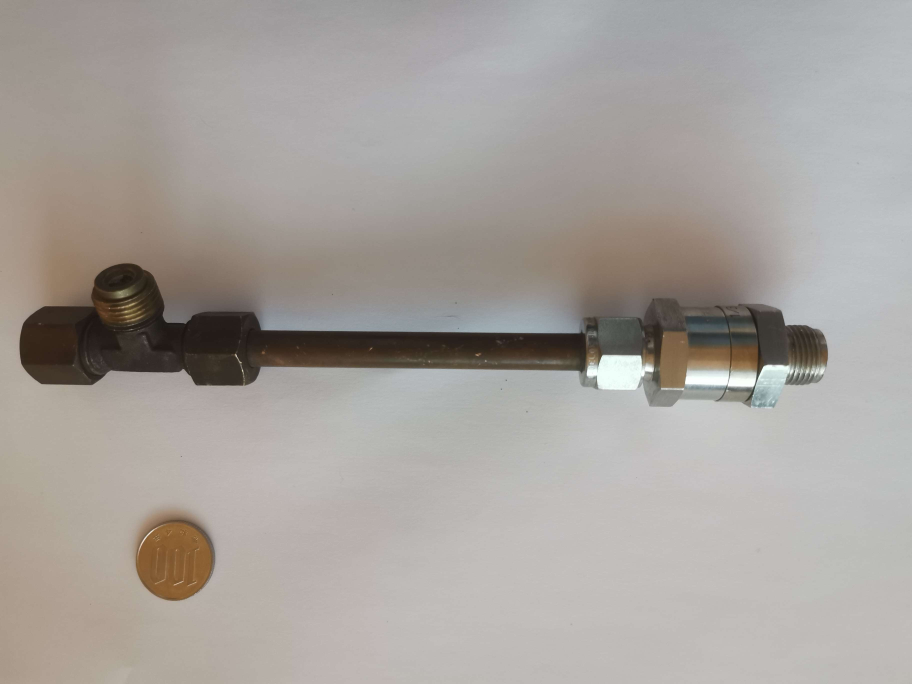
#> input picture DataBase/image3.jpg, 3648 x 2736 px (shown at 1/4 size)
$ jupyter execute diametre_piece.ipynb
#> lines starting #> are read from the running program, lines starting #| are printed output that depends on the picture; after the words box and inside, x2 and y2 are one past the last pixel; in counts of white or black regions, pixels touching at a corner belong together
[cell 1]
import cv2
import numpy as np

[cell 2]
image_path = '../DataBase/image3.jpg'
image = cv2.imread(image_path)
#> image is the input picture: shape (2736, 3648, 3); mean B, G, R 156.6, 161.1, 166.4

[cell 3]
taille_noyau = (5, 5)
sigma = 0
image = cv2.GaussianBlur(image, taille_noyau, sigma)

gray_image = cv2.cvtColor(image, cv2.COLOR_BGR2GRAY)
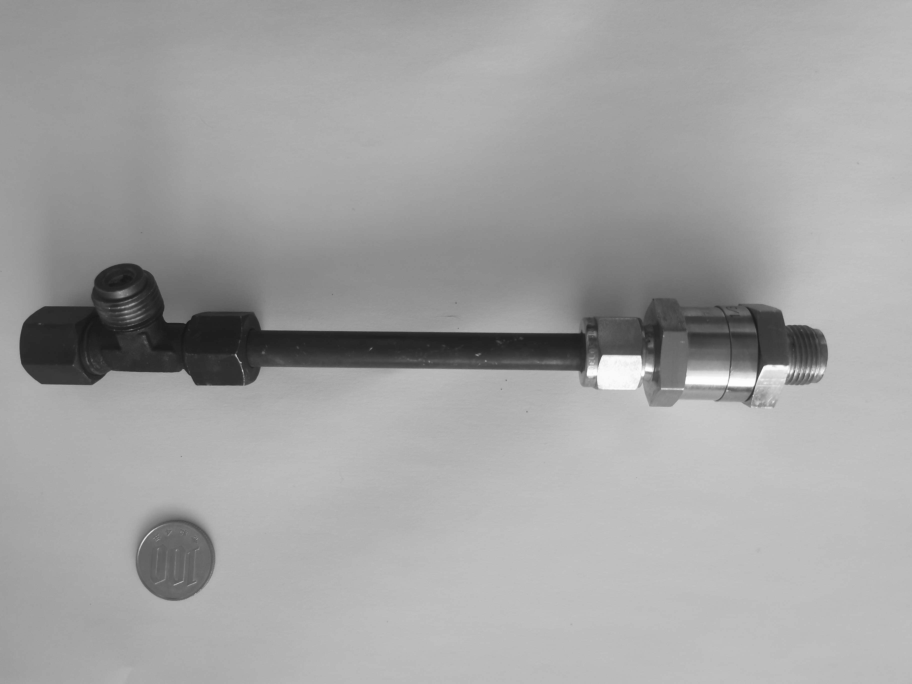
#> gray_image: shape (2736, 3648) (shown at 1/4 size); min 22, max 255, mean 162.2
th = cv2.adaptiveThreshold(gray_image,255,cv2.ADAPTIVE_THRESH_GAUSSIAN_C,cv2.THRESH_BINARY,71,17)
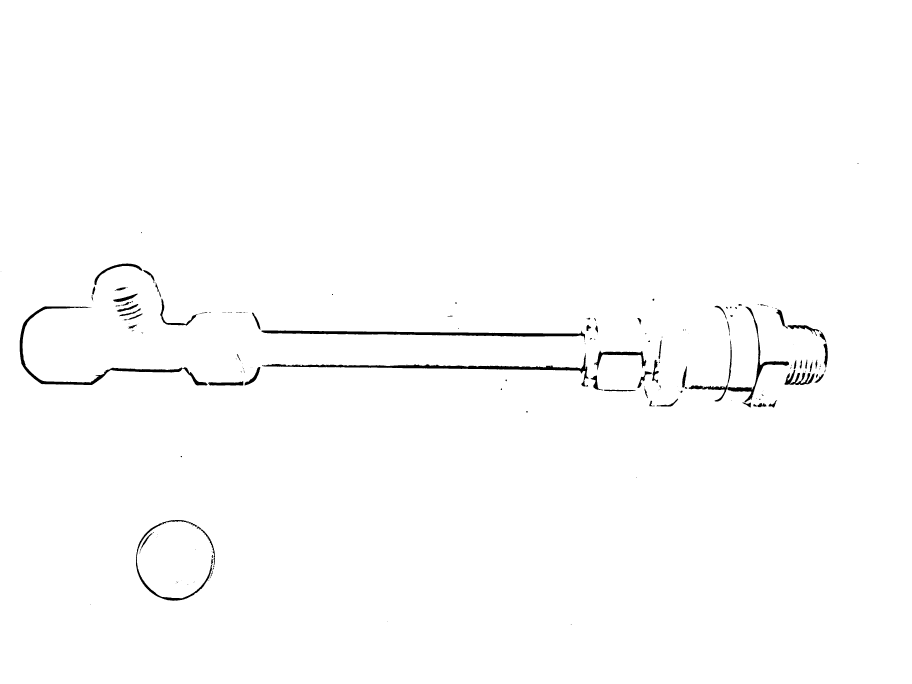
#> th: shape (2736, 3648) (shown at 1/4 size); 99.1% white; 189 black regions (101 under 20 px), largest, box (x1, y1, x2, y2) and area: (1045, 1322, 2340, 1362) 14821, (1048, 1412, 2354, 1546) 14707, (79, 1225, 830, 1542) 13027
edges = cv2.adaptiveThreshold(th, 255, cv2.ADAPTIVE_THRESH_MEAN_C, cv2.THRESH_BINARY_INV, 3, 2)
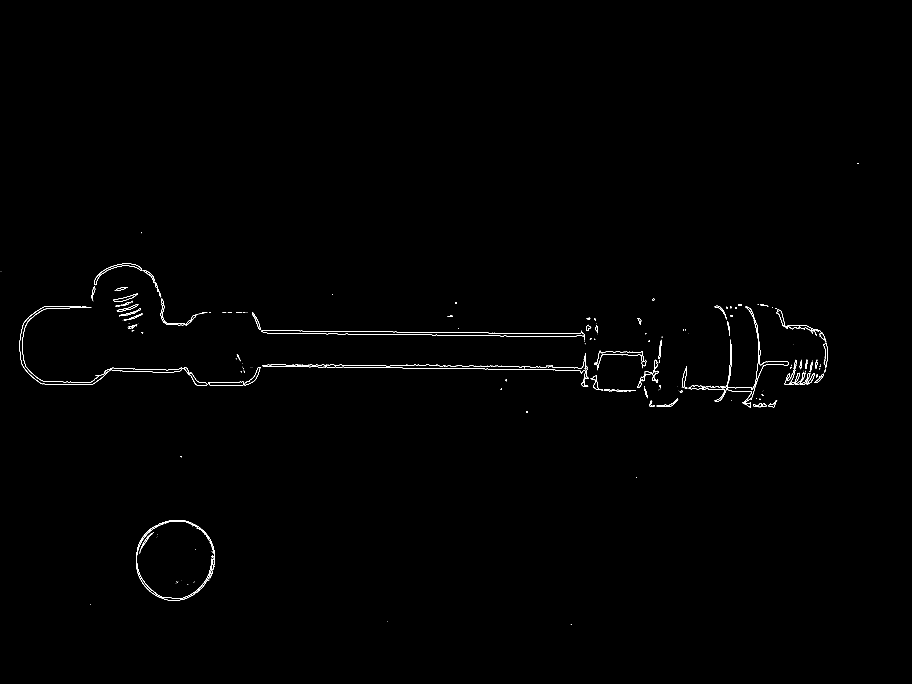
#> edges: shape (2736, 3648) (shown at 1/4 size); 0.27% white in thin lines or dots, all inside (x1, y1, x2, y2) = (3, 652, 3434, 2499)

[cell 4]
contours, hierarchy = cv2.findContours(edges, cv2.RETR_EXTERNAL, cv2.CHAIN_APPROX_SIMPLE)
#> contours = 189 contours, 112 with area under 20; largest, box (x1, y1, x2, y2) and area: (1045, 1322, 2340, 1362) 13500, (1048, 1412, 2354, 1546) 13244, (79, 1225, 830, 1542) 11803, (2910, 1226, 3156, 1630) 5816, (544, 2080, 853, 2403) 4616

output_image = cv2.cvtColor(edges, cv2.COLOR_GRAY2BGR)

[cell 5]
height, width = edges.shape
#> height = 2736; width = 3648

x_limit = width
#> x_limit = 3648
y_limit = height - 800
#> y_limit = 1936
top_left = (0, 800)
bottom_right = (x_limit, y_limit)
#> bottom_right = (3648, 1936)

output_image = cv2.cvtColor(edges, cv2.COLOR_GRAY2BGR)
cv2.rectangle(output_image, top_left, bottom_right, (255, 0, 0), 2)
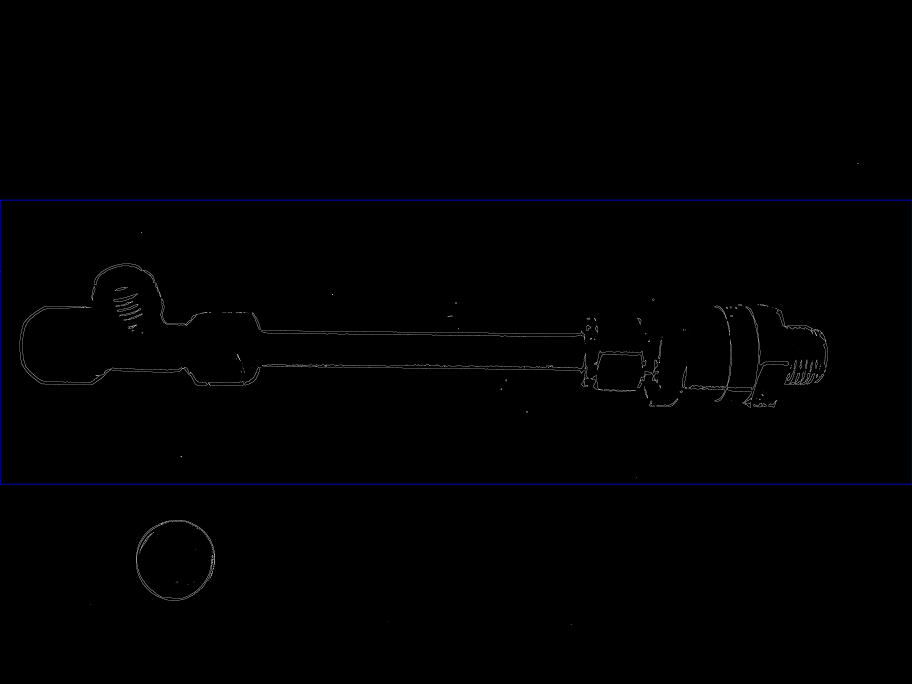
#> output_image: shape (2736, 3648, 3) (shown at 1/4 size); mean B, G, R 1.3, 0.7, 0.7

for x in range(x_limit - 1, -1, -1):
    for y in range(top_left[1], bottom_right[1]):
        if edges[y, x] == 255:
            first_white_pixel = (x, y)
            break
    else:
        continue
    break
else:
    first_white_pixel = None

if first_white_pixel:
    cv2.circle(output_image, first_white_pixel, radius=10, color=(0, 0, 255), thickness=-1)

marked_image_path = 'output_image_test.png'
cv2.imwrite(marked_image_path, output_image)

# Retournons le chemin de l'image marquée et les coordonnées du premier pixel blanc (si trouvé).
marked_image_path, first_white_pixel if first_white_pixel else "No white pixel found"

$ run again, with DataBase/image1.jpg copied over DataBase/image3.jpg
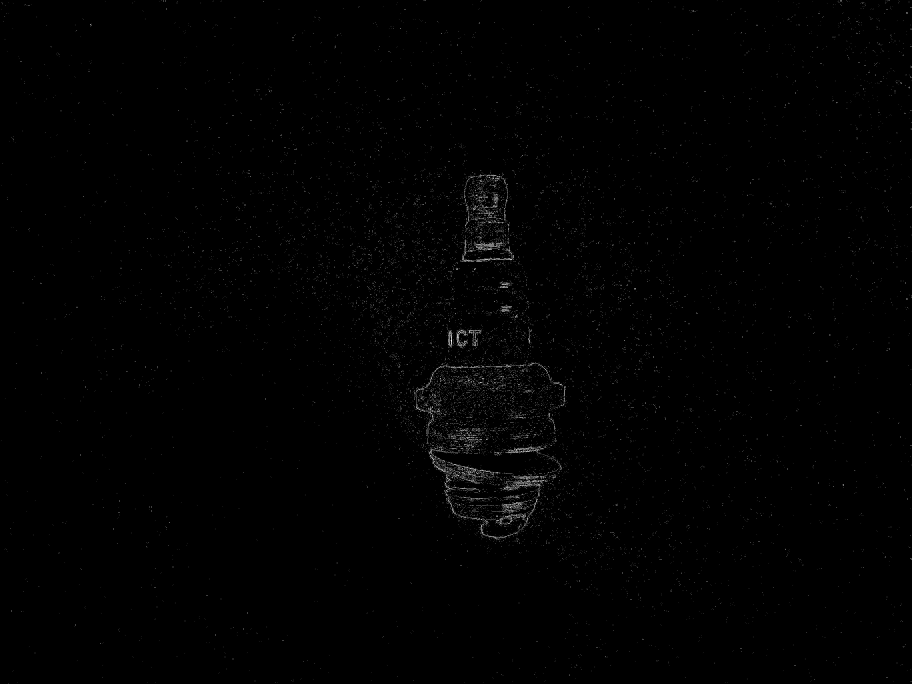
#> input picture DataBase/image1.jpg, 3648 x 2736 px (shown at 1/4 size)
#> image is the input picture: shape (2736, 3648, 3); min 0, max 255, mean 1.5
#> `th = cv2.adaptiveThreshold(gray_image,255,cv2.ADAPTIVE_THRESH_GAUSSIAN..`:
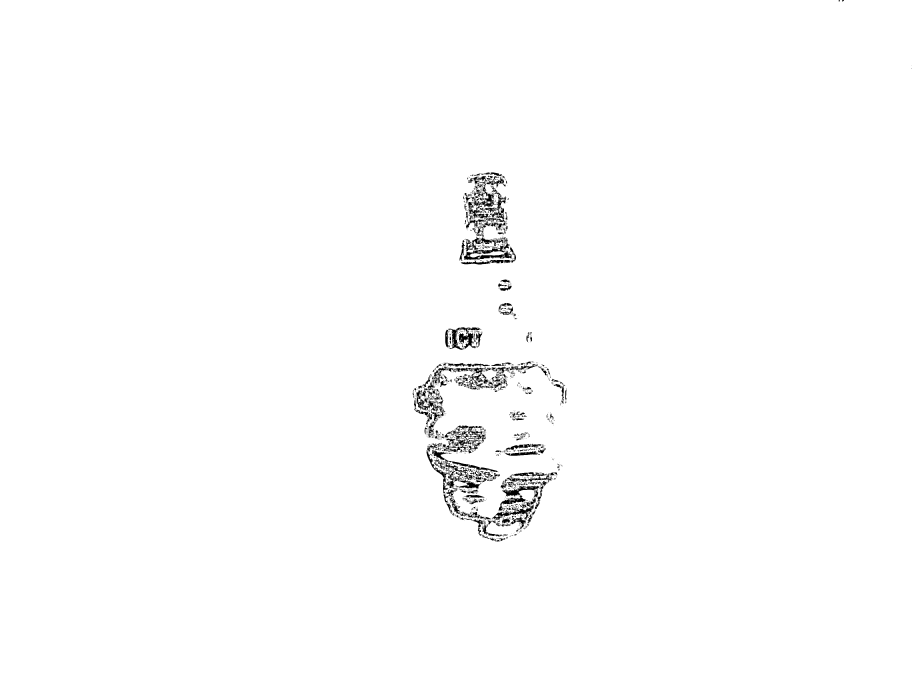
#> th: shape (2736, 3648) (shown at 1/4 size); 99% white; 798 black regions (545 under 20 px), largest, box (x1, y1, x2, y2) and area: (1856, 746, 2046, 1040) 12245, (1706, 1771, 1992, 1974) 5641, (1872, 704, 1976, 876) 5156
#> edges: shape (2736, 3648); 0.55% white in thin lines or dots, all inside (x1, y1, x2, y2) = (1651, 0, 3648, 2166)
#> contours = 794 contours, 605 with area under 20; largest, box (x1, y1, x2, y2) and area: (1856, 746, 2046, 1040) 13004, (1872, 704, 1976, 876) 5042, (1706, 1771, 1992, 1974) 4930, (1794, 1309, 1920, 1399) 3998, (1793, 1467, 2023, 1558) 3954
#> `cv2.rectangle(output_image, top_left, bottom_right, (255, 0, 0), 2)`:
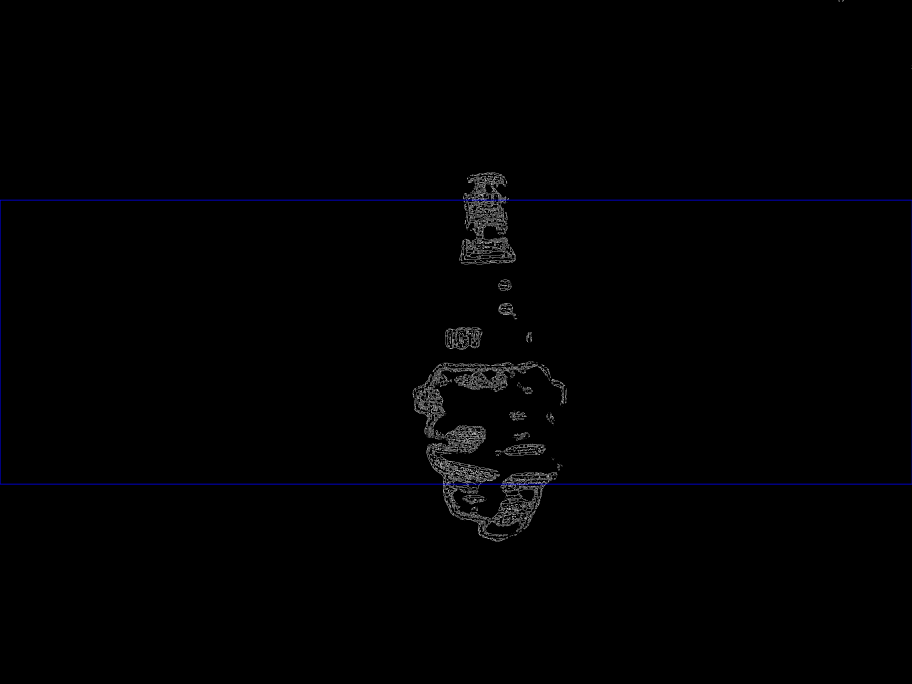
#> output_image: shape (2736, 3648, 3) (shown at 1/4 size); mean B, G, R 2.1, 1.4, 1.4

$ run again, with DataBase/image14.jpg copied over DataBase/image3.jpg
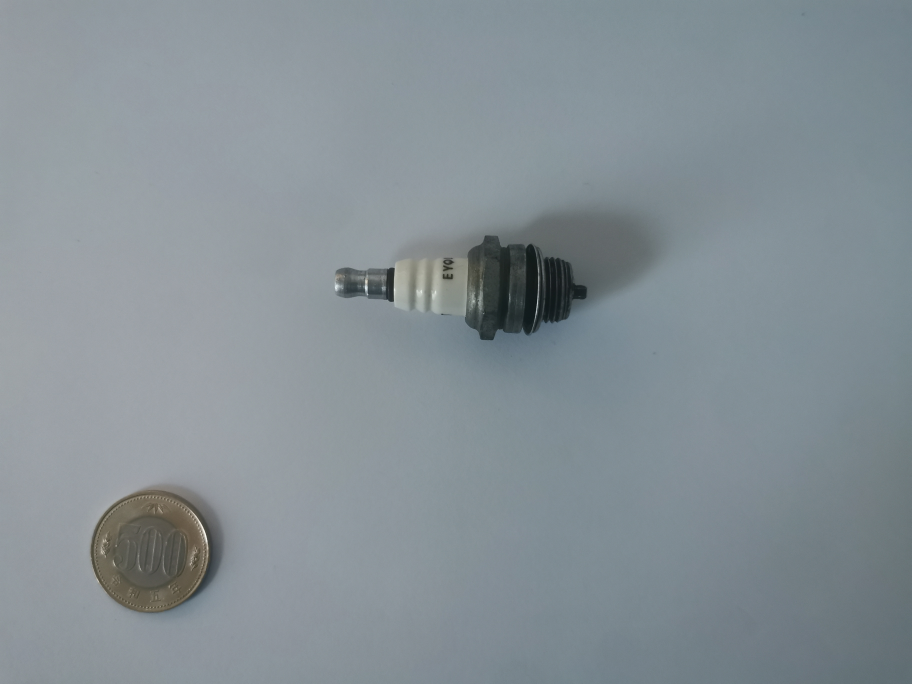
#> input picture DataBase/image14.jpg, 3648 x 2736 px (shown at 1/4 size)
#> image is the input picture: shape (2736, 3648, 3); mean B, G, R 149.6, 143.8, 133.6
#> `th = cv2.adaptiveThreshold(gray_image,255,cv2.ADAPTIVE_THRESH_GAUSSIAN..`:
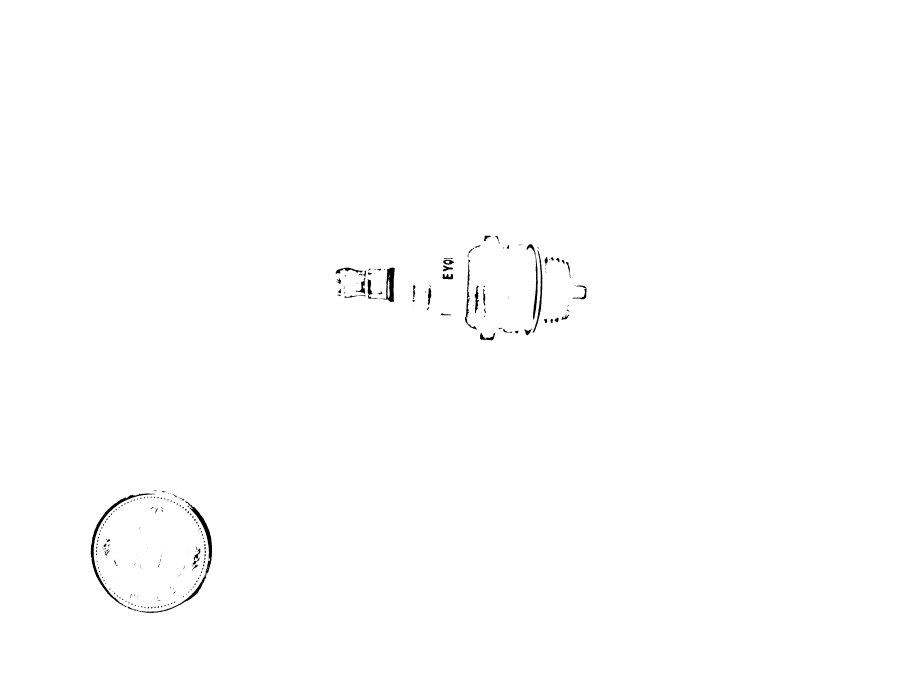
#> th: shape (2736, 3648) (shown at 1/4 size); 99.6% white; 276 black regions (148 under 20 px), largest, box (x1, y1, x2, y2) and area: (545, 2005, 848, 2452) 6359, (363, 1974, 621, 2428) 6050, (1524, 1070, 1579, 1208) 3352
#> edges: shape (2736, 3648); 0.15% white in thin lines or dots, all inside (x1, y1, x2, y2) = (363, 943, 2346, 2452)
#> contours = 276 contours, 195 with area under 20; largest, box (x1, y1, x2, y2) and area: (545, 2005, 848, 2452) 5725, (363, 1974, 621, 2428) 5447, (1524, 1070, 1579, 1208) 3698, (2106, 977, 2151, 1280) 1832, (2131, 1000, 2170, 1331) 1674
#> `cv2.rectangle(output_image, top_left, bottom_right, (255, 0, 0), 2)`:
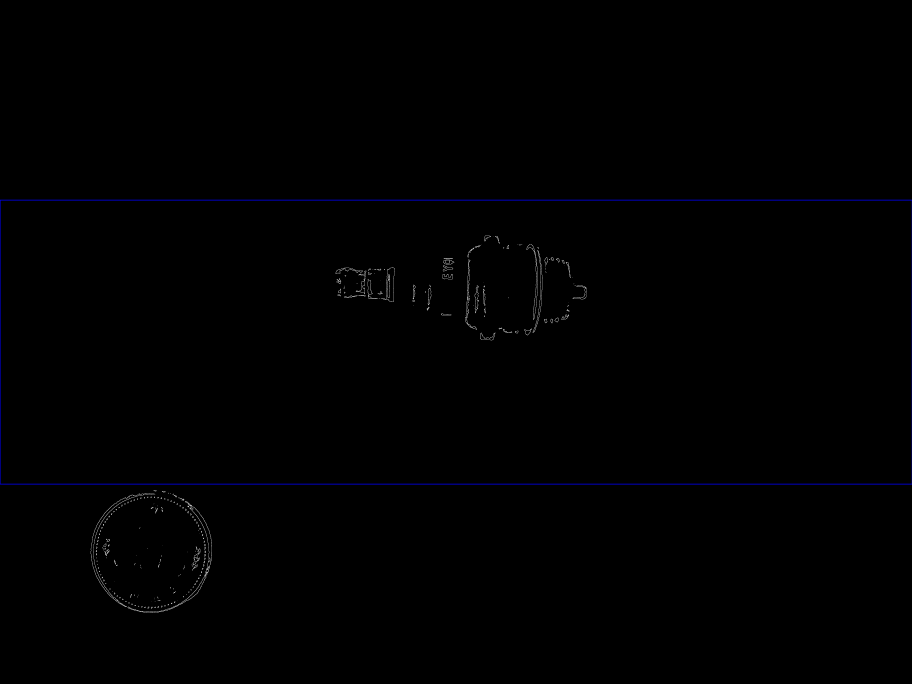
#> output_image: shape (2736, 3648, 3) (shown at 1/4 size); mean B, G, R 1, 0.4, 0.4

$ run again, with DataBase/image15.jpg copied over DataBase/image3.jpg
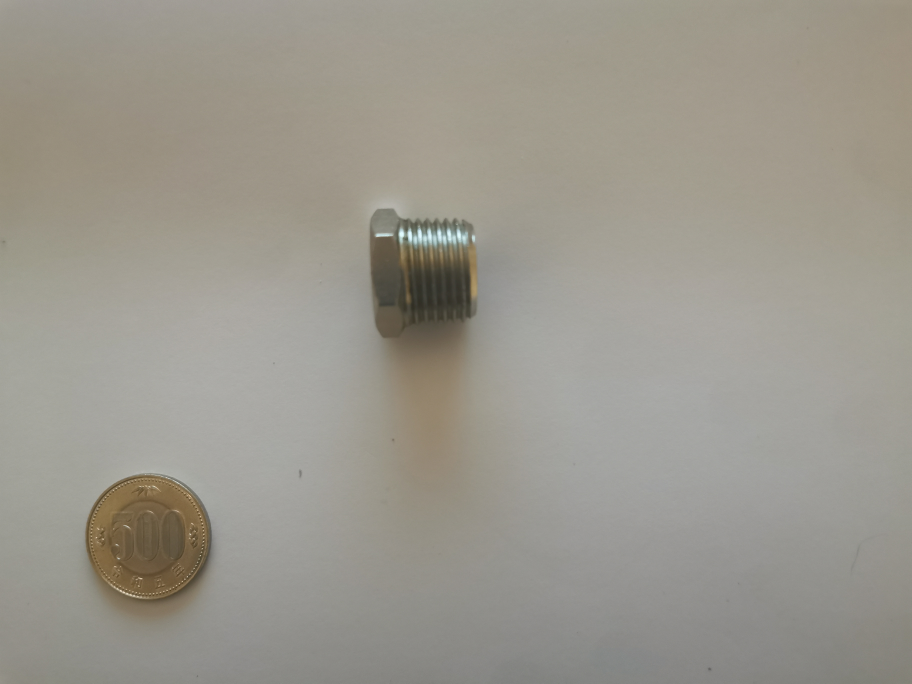
#> input picture DataBase/image15.jpg, 3648 x 2736 px (shown at 1/4 size)
#> image is the input picture: shape (2736, 3648, 3); mean B, G, R 141.7, 151.4, 155
#> `th = cv2.adaptiveThreshold(gray_image,255,cv2.ADAPTIVE_THRESH_GAUSSIAN..`:
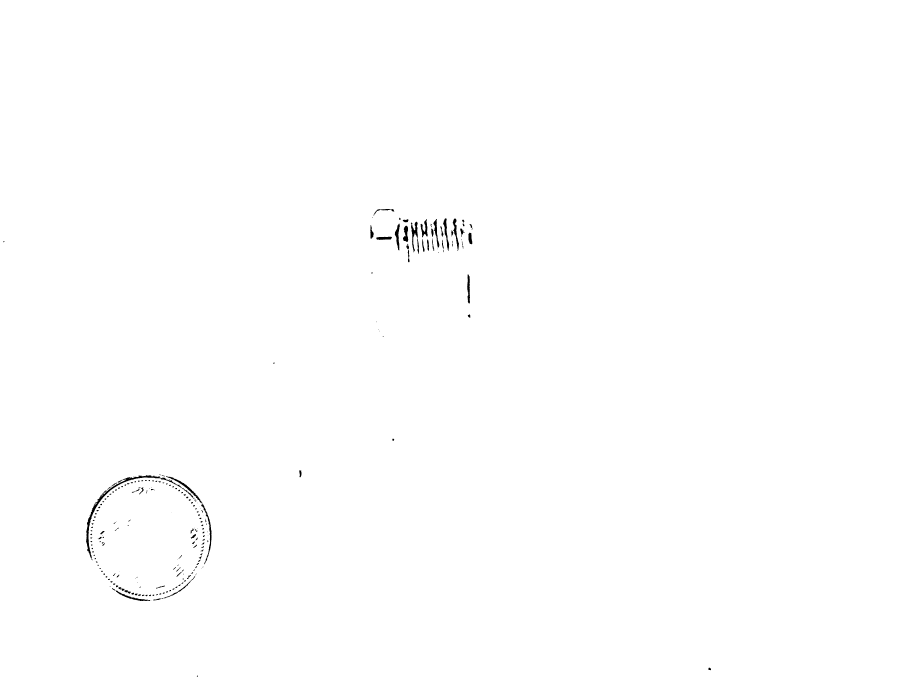
#> th: shape (2736, 3648) (shown at 1/4 size); 99.7% white; 241 black regions (64 under 20 px), largest, box (x1, y1, x2, y2) and area: (344, 1901, 736, 2239) 4763, (805, 2017, 846, 2258) 1298, (664, 1904, 810, 2015) 1257
#> `edges = cv2.adaptiveThreshold(th, 255, cv2.ADAPTIVE_THRESH_MEAN_C, cv2..`:
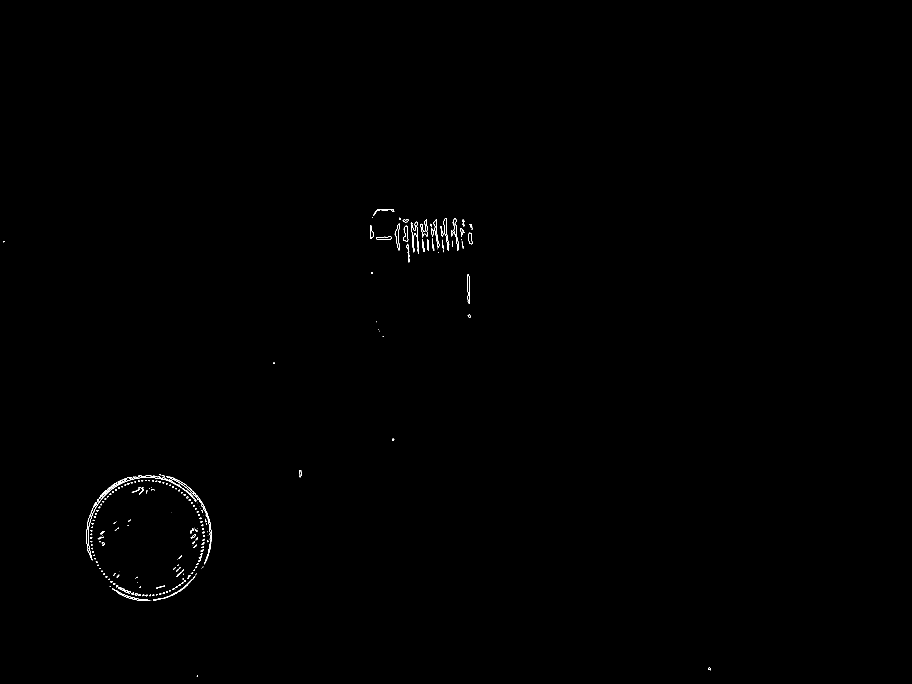
#> edges: shape (2736, 3648) (shown at 1/4 size); 0.13% white in thin lines or dots, all inside (x1, y1, x2, y2) = (13, 836, 2844, 2708)
#> contours = 241 contours, 126 with area under 20; largest, box (x1, y1, x2, y2) and area: (344, 1901, 736, 2239) 4180, (664, 1904, 810, 2015) 1088, (1643, 887, 1671, 1010) 1068, (805, 2017, 846, 2258) 1044, (1579, 894, 1599, 1002) 878
